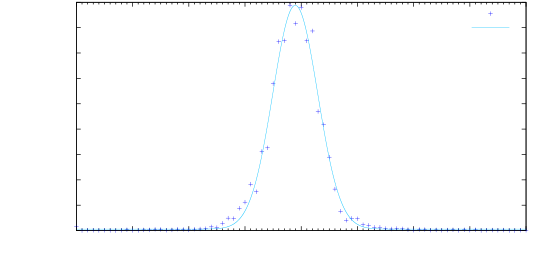

This chart was generated by the following gnuplot code:
clear
reset
file = "linienscans_neues_schema_02_FES"
datafile = sprintf('../dat/%s.dat',file)

set key inside top right
set xlabel 'Relativfrequenz [MHz]'
set ylabel 'Countrate [s$^{-1}$]'
set samples 100000
set mxtics 10
set tmargin 0.2
#set format x "%.3f"

#set xrange [-300:300]
#set xtics 0.004

a = 88000
b = 1
mu = -5.2

a_g = 30000
sigma_g = 20

a_l = 1000
gamma_l = 0.5

s = 50000

n = 1

set fit errorvariables
#FIT_LIMIT=1e-12

gauss(x) = exp(-(x-mu)**2/(2*sigma_g**2))/(sigma_g*sqrt(2*pi))
gauss_fit(x) = a * gauss(x) + b

lorentz(x)= gamma_l/(2*pi)/(gamma_l**2+4*(x-mu)**2)
lorentz_fit(x) = a * lorentz(x) + b

lorentz_b(x)= gamma_l*s/(2*(s+1)*(1+4*(x-mu)**2/((1+s)*gamma_l**2)))
lorentz_b_fit(x) = a * lorentz_b(x) + b

#voigt(x)= (n*lorentz(x)+(1-n)*gauss(x))
#voigt_fit(x) = a * voigt(x) + b

voigt_b(x)= (n*a_l*lorentz_b(x)+(1-n)*a_g*gauss(x))
voigt_b_fit(x) = a * voigt_b(x) + b

#test(x) = a * s*voigt(x)/(1+s*voigt(x)) + b



#################
##### Fano ######
#################

#a = 0.11
#b = 0.69
#q = 60
#gamma = 55.8
#E0 = -3.3

#fano(x) = (q*gamma/2+x-E0)**2/((x-E0)**2+(gamma/2)**2)
#fano_fit(x) = a * fano(x) + b


#fit voigt_fit(x) datafile using 1:2 via a,c,sigma,s,mu,n
#fit voigt_b_fit(x) datafile using 1:2 via a,b,a_g,a_l,sigma_g,gamma_l,s,mu,n
fit gauss_fit(x) datafile using ($1*1000000):4 via a,b,sigma_g,mu
#fit lorentz_b_fit(x) datafile using 1:2 via a,b,sigma,mu,s
#fit lorentz_fit(x) datafile using ($1*1000000):2 via a,b,gamma,mu
#fit test(x) datafile using 1:2 via a,b,sigma,mu,s,n
#fit fano_fit(x) datafile using 1:2 via a,b,gamma,q,E0

set label 1 '$G(\nu)=A\cdot\frac{1}{\sigma\sqrt{2\pi}}\mathrm{e}^{-\frac{1}{2}\frac{(\nu-\mu)^2}{\sigma^2}}+b$' at graph 0.03, 0.9
set label 2 sprintf('$2\sigma = (%.2f\pm%.2f)\,$MHz',2*sigma_g,2*sigma_g_err) at graph 0.03, 0.75
set label 3 sprintf('$\mu = (%.2f\pm%.2f)\,$MHz',mu,mu_err) at graph 0.03, 0.68
set label 4 sprintf('$A = (%.0f\pm%.0f)\,\nicefrac{\text{MHz}}{\text{s}}$',a,a_err) at graph 0.03, 0.61
set label 5 sprintf('$b = (%.1f\pm%.1f)\,$s$^{-1}$',b,b_err) at graph 0.03, 0.54

set term push
set term epslatex color 10 size 14cm, 7cm
set out sprintf('%s.tex',file)

plot datafile using ($1*1000000):4 with points title 'Messpunkte' lc rgb 'blue',\
gauss_fit(x) lc rgb '#00BFFF' lt 1 title 'Fit'

unset out
